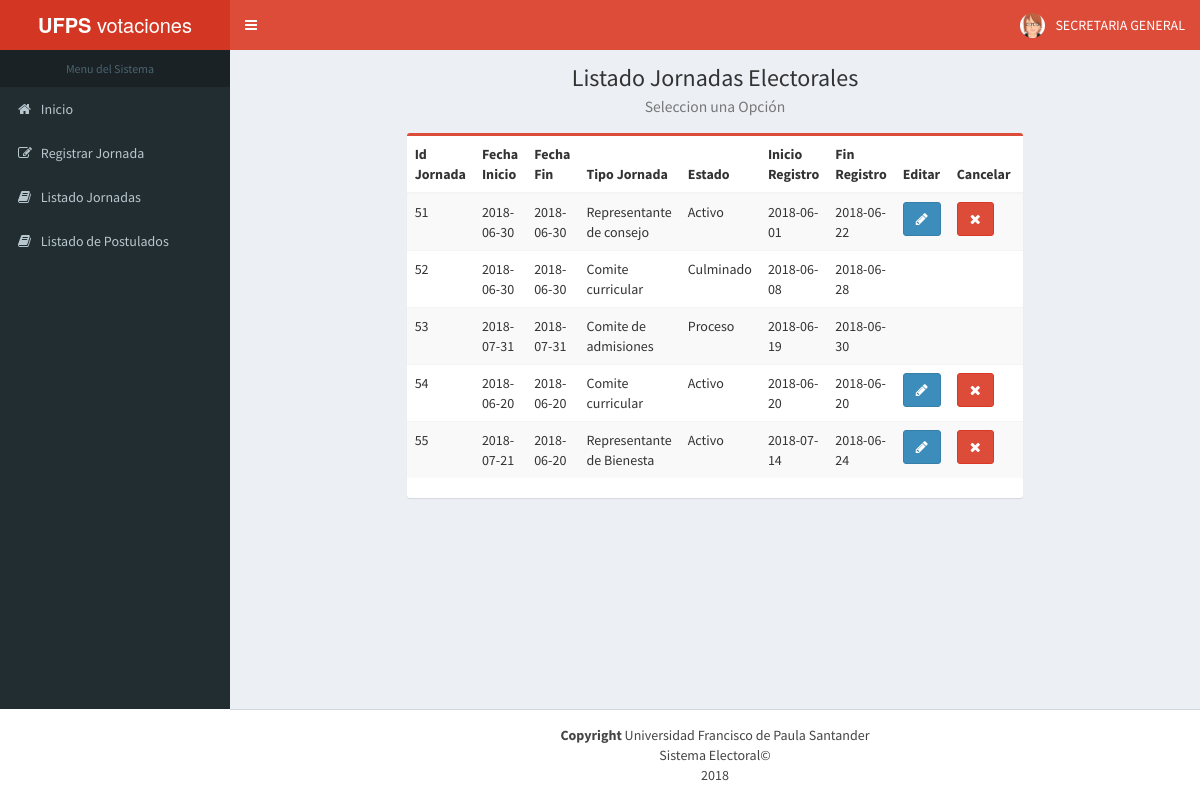
Screenshot of /php/FormListarJornada.php (signed in) with the database file from the repository.
### tables this page shows
CREATE TABLE `usuario` (
  `correo` varchar(30) NOT NULL,
  `contrasena` varchar(10) NOT NULL,
  `foto` varchar(200) NOT NULL
);

CREATE TABLE `jornada` (
  `id` int(11) NOT NULL,
  `fechainicio` date NOT NULL,
  `fechafin` date NOT NULL,
  `tipojornada` varchar(25) NOT NULL,
  `Estado` varchar(10) NOT NULL,
  `usuario` varchar(30) NOT NULL,
  `InicioCandidato` date NOT NULL,
  `FinCandidato` date NOT NULL
);

### Facade/facVotacion.php (called while the page is built, shortened)
<?php
include_once '../negocio/negVotacion.php';
class facVotacion {
    private $negVotacion;
    function __construct() {
        $this->negVotacion = new negVotacion();
    }
    public function TablaJornda() {
        return $this->negVotacion->TablaJornada();
    }
    public function CargarDatosS($mail) {
        return $this->negVotacion->CargarDatosS($mail);
    }
    }

### util/conexion2.php (called while the page is built, shortened)
<?php
class conexion2 {
    private $servidor = "localhost";
    private $usuario = "root";
    private $constrasena = "";
    private $bd = "votacion";
    private $conexion;
    static $_instance;
    public function conection() {
        if ($this->conexion == null || $this->conexion == "") {
            $this->conexion = new mysqli($this->servidor, $this->usuario, $this->constrasena, $this->bd);
        } else {
            if (!mysqli_ping($this->conexion)) {
                $this->conexion = null;
                $this->conection();
            }
        }
    }
    public static function getInstance() {
        if (!(self::$_instance instanceof self)) {
            self::$_instance = new self();
        }
        return self::$_instance;
    }
    public function ejecutarConsultaSQL($consulta) {
        $result = mysqli_query($this->conexion, $consulta);
        return $result;
    }
    public function getArray($result) {
        return mysqli_fetch_array($result);
    }
}

### DAO/usuario_DAO.php (called while the page is built, shortened)
<?php
include_once ('../util/conexion2.php');
class usuario_DAO {
    private $bd;
    function __construct() {
        $this->bd = conexion2::getInstance();
    }
    public function CargarDatosS($mail) {
        $this->bd->conection();
        $consulta = "SELECT foto FROM usuario WHERE correo='$mail';";
        $consul = $this->bd->ejecutarConsultaSQL($consulta);
        return $consul;
    }
    public function getArray($result) {
        return ($this->bd->getArray($result));
    }
}

### DAO/JornadaElectoral_DAO.php (called while the page is built, shortened)
<?php
include_once ('../util/conexion2.php');
class JornadaElectoral_DAO {
    private $bd;
    function __construct() {
        $this->bd = conexion2::getInstance();
    }
    public function ListarJornadas() {
        $this->bd->conection();
        $consulta = "SELECT `id`, `fechainicio`, `fechafin`, `tipojornada`, `Estado`,`InicioCandidato`, `FinCandidato` FROM `jornada` ;";
        $result = $this->bd->ejecutarConsultaSQL($consulta);
        return $result;
    }
    public function getArray($result) {
        return ($this->bd->getArray($result));
    }
}

### negocio/negVotacion.php (the view, shortened to what this page needs)
<?php
include_once '../DAO/JornadaElectoral_DAO.php';
include_once '../DAO/estudiante_DAO.php';
include_once '../DAO/usuario_DAO.php';
class negVotacion {
    public function CargarDatosS($mail) {
        $moddao = new usuario_DAO();
        $result = $moddao->CargarDatosS($mail);
        $row = $moddao->getArray($result);
        $foto = $row['foto'];
        $script = "<li class='dropdown user user-menu'>
                    <a href='#' class='dropdown-toggle' data-toggle='dropdown'>
                        <img src='" . $foto . "' class='user-image' alt='User Image'>
                        <span class='hidden-xs'>SECRETARIA GENERAL</span>
                    </a>
                    <ul class='dropdown-menu'>
                        <li class='user-header'>
                            <img src='" . $foto . "' class='img-circle' alt='User Image'>
                            <p>
                                SECRETARIA GENERAL
                                <small>UFPS</small>
                            </p>
                        </li>
                        <li class='user-footer'>
                            <div class='pull-left'>
                                <a href='../php/FormCambiarContrasena.php' class='btn btn-default btn-flat'>Cambiar Clave</a>
                            </div>
                            <div class='pull-right'>
                                <a href='../util/cerrarSesion.php' class='btn btn-default btn-flat'>Salir</a>
                            </div>
                        </li>
                    </ul>
                </li>";
        return $script;
    }
    public function TablaJornada() {
        $man = new JornadaElectoral_DAO();
        $listado = $man->ListarJornadas();
        $tablaJornada = "<table id='mytable' class='table table-bordred table-striped'>\n"
                . " <thead>\n"
                . "            <tr>"
                . "                <th>Id Jornada</th>"
                . "                <th>Fecha Inicio</th>"
                . "                <th>Fecha Fin</th>"
                . "                <th>Tipo Jornada</th>"
                . "                <th>Estado</th>"
                . "                <th>Inicio Registro</th>"
                . "                <th>Fin Registro</th>"
                . "                <th>Editar</th>"
                . "                <th>Cancelar</th>"
                . "                <th>Reporte</th>"
                . "            </tr>\n"
                . "</thead>\n"
                . "<tbody>\n";
        if ($row = $man->getArray($listado)) {
            do {
                $tablaJornada .= "<tr>\n"
                        . "<td>" . $row['id'] . "</td>"
                        . "<td>" . $row['fechainicio'] . "</td>\n"
                        . "<td>" . $row['fechafin'] . "</td>\n"
                        . "<td>" . $row['tipojornada'] . "</td>\n"
                        . "<td>" . $row['Estado'] . "</td>\n"
                        . "<td>" . $row['InicioCandidato'] . "</td>\n"
                        . "<td>" . $row['FinCandidato'] . "</td>";
                if ($row['Estado'] == 'Activo') {
                    $tablaJornada .= "<td><a class='btn btn-primary' href='FormEditarJornada.php?variable=" . $row['id'] . "' role='button'><i class='fa fa-pencil'></i></a></td>"
                            . "<td><a class='btn btn-danger' href='CancelarJornada.php?variable=" . $row['id'] . "' role='button'><i class='fa fa-close'></i></a></td>"
                            . "<td></td>";
                }if ($row['Estado'] == 'Culminado') {
                    $tablaJornada .= "<td></td><td></td><td><a class='btn btn-success' href='FormReporte.php?variable=" . $row['id'] . "&tipo=" . $row['tipojornada'] . "'role='button'><i class='fa fa-book'></i></a></td>";
                } else {
                    $tablaJornada .= "<td></td><td></td><td></td>";
                }
            } while ($row = $man->getArray($listado));
            $tablaJornada .= "</tbody>\n</table>\n";
            return $tablaJornada;
        } else {
            echo 'NO HAY JORNADAS ELECTORALES REGISTRADAS';
        }
    }
}

### rows the page displays
usuario: foto (picture)
jornada: id "51", fechainicio "2018-06-30", fechafin "2018-06-30", tipojornada "Representante de consejo", Estado "Activo", InicioCandidato "2018-06-01", FinCandidato "2018-06-22"
jornada: id "52", fechainicio "2018-06-30", fechafin "2018-06-30", tipojornada "Comite curricular", Estado "Culminado", InicioCandidato "2018-06-08", FinCandidato "2018-06-28"
jornada: id "53", fechainicio "2018-07-31", fechafin "2018-07-31", tipojornada "Comite de admisiones", Estado "Proceso", InicioCandidato "2018-06-19", FinCandidato "2018-06-30"
jornada: id "54", fechainicio "2018-06-20", fechafin "2018-06-20", tipojornada "Comite curricular", Estado "Activo", InicioCandidato "2018-06-20", FinCandidato "2018-06-20"
jornada: id "55", fechainicio "2018-07-21", fechafin "2018-06-20", tipojornada "Representante de Bienesta", Estado "Activo", InicioCandidato "2018-07-14", FinCandidato "2018-06-24"
